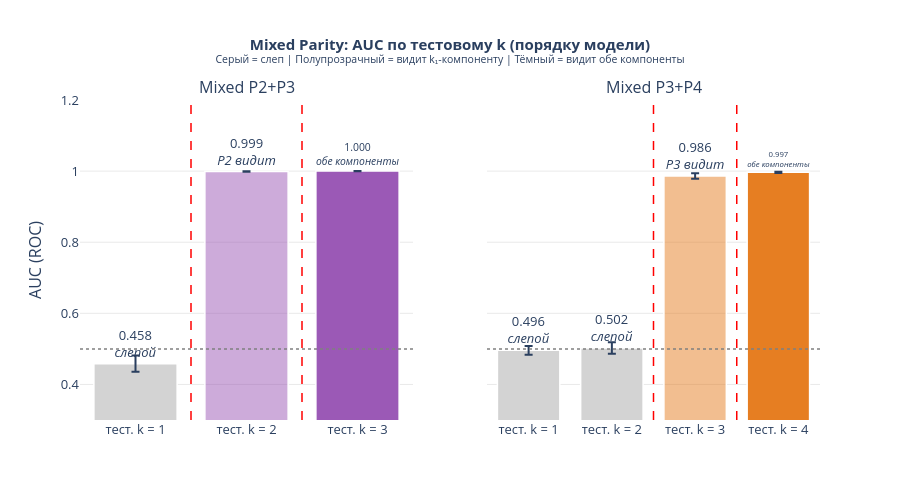

Source (notebook cell):
### Code cell
fig_mix = make_subplots(
    rows=1, cols=2,
    subplot_titles=[cfg["label"] for cfg in mixed_configs],
    shared_yaxes=True,
)

for col_idx, cfg in enumerate(mixed_configs, start=1):
    res = mixed_results[cfg["label"]]
    m_vals = cfg["m_values"]
    k1, k2 = cfg["k1"], cfg["k2"]

    means = [res[m]["auc_mean"] for m in m_vals]
    stds  = [res[m]["auc_std"]  for m in m_vals]

    def hex_to_rgba(hex_color, alpha=0.5):
        h = hex_color.lstrip("#")
        r, g, b = int(h[0:2], 16), int(h[2:4], 16), int(h[4:6], 16)
        return f"rgba({r},{g},{b},{alpha})"

    def bar_color(m):
        if m < k1:   return "lightgray"
        if m < k2:   return hex_to_rgba(cfg["color"], 0.5)
        return cfg["color"]

    # Раскраска: серый = слеп, светлый = k1 видит, тёмный = k1+k2 видят
    # def bar_color(m):
    #     if m < k1:   return "lightgray"
    #     if m < k2:   return cfg["color"] + "99"   # полупрозрачный
    #     return cfg["color"]

    bar_colors = [bar_color(m) for m in m_vals]

    # Аннотации
    annotations = []
    for m in m_vals:
        if m < k1:   ann = "слепой"
        elif m < k2: ann = f"P{k1} видит"
        else:        ann = "обе компоненты"
        annotations.append(ann)

    fig_mix.add_trace(
        go.Bar(
            x=[f"тест. k = {m}" for m in m_vals],
            y=means,
            error_y=dict(type="data", array=stds, visible=True),
            marker_color=bar_colors,
            marker_line_color="white",
            marker_line_width=1.5,
            text=[f"{v:.3f}<br><i>{a}</i>" for v, a in zip(means, annotations)],
            textposition="outside",
            name=cfg["label"],
            showlegend=False,
        ),
        row=1, col=col_idx,
    )
    fig_mix.add_hline(y=0.5, line_dash="dot", line_color="gray",
                      line_width=1.5, row=1, col=col_idx)

    # Вертикальные разделители по k1 и k2
    for k_thresh in [k1, k2]:
        idx = m_vals.index(k_thresh)
        fig_mix.add_vline(
            x=idx - 0.5,
            line_dash="dash", line_color="red", line_width=1.5,
            row=1, col=col_idx,
        )

fig_mix.update_layout(
    title=dict(
        text="<b>Mixed Parity: AUC по тестовому k (порядку модели)</b><br>"
             "<sup>Серый = слеп | Полупрозрачный = видит k₁-компоненту | Тёмный = видит обе компоненты</sup>",
        x=0.5, font_size=15,
    ),
    yaxis=dict(title="AUC (ROC)", range=[0.3, 1.20]),
    yaxis2=dict(range=[0.3, 1.20]),
    plot_bgcolor="white",
    height=500,
    bargap=0.25,
    font=dict(size=13),
)
fig_mix.update_xaxes(showgrid=False)
fig_mix.update_yaxes(showgrid=True, gridcolor="rgba(200,200,200,0.4)")
fig_mix.show()

### Figure 1 — Plotly figure (JSON) as saved in the notebook; plotly's stock layout.template omitted (floating-point values rounded to 4 significant figures)
{"data": [{"error_y": {"array": [0.02284, 0.0006974, 5.218e-05], "type": "data", "visible": true}, "marker": {"color": ["lightgray", "rgba(155,89,182,0.5)", "#9b59b6"], "line": {"color": "white", "width": 1.5}}, "name": "Mixed P2+P3", "showlegend": false, "text": ["0.458<br><i>слепой</i>", "0.999<br><i>P2 видит</i>", "1.000<br><i>обе компоненты</i>"], "textposition": "outside", "type": "bar", "x": ["тест. k = 1", "тест. k = 2", "тест. k = 3"], "xaxis": "x", "y": [0.4583, 0.9989, 1.0], "yaxis": "y"}, {"error_y": {"array": [0.01232, 0.01607, 0.007917, 0.001725], "type": "data", "visible": true}, "marker": {"color": ["lightgray", "lightgray", "rgba(230,126,34,0.5)", "#e67e22"], "line": {"color": "white", "width": 1.5}}, "name": "Mixed P3+P4", "showlegend": false, "text": ["0.496<br><i>слепой</i>", "0.502<br><i>слепой</i>", "0.986<br><i>P3 видит</i>", "0.997<br><i>обе компоненты</i>"], "textposition": "outside", "type": "bar", "x": ["тест. k = 1", "тест. k = 2", "тест. k = 3", "тест. k = 4"], "xaxis": "x2", "y": [0.496, 0.5023, 0.9863, 0.9965], "yaxis": "y2"}], "layout": {"annotations": [{"font": {"size": 16}, "showarrow": false, "text": "Mixed P2+P3", "x": 0.225, "xanchor": "center", "xref": "paper", "y": 1, "yanchor": "bottom", "yref": "paper"}, {"font": {"size": 16}, "showarrow": false, "text": "Mixed P3+P4", "x": 0.775, "xanchor": "center", "xref": "paper", "y": 1, "yanchor": "bottom", "yref": "paper"}], "bargap": 0.25, "font": {"size": 13}, "height": 500, "plot_bgcolor": "white", "shapes": [{"line": {"color": "gray", "dash": "dot", "width": 1.5}, "type": "line", "x0": 0, "x1": 1, "xref": "x domain", "y0": 0.5, "y1": 0.5, "yref": "y"}, {"line": {"color": "red", "dash": "dash", "width": 1.5}, "type": "line", "x0": 0.5, "x1": 0.5, "xref": "x", "y0": 0, "y1": 1, "yref": "y domain"}, {"line": {"color": "red", "dash": "dash", "width": 1.5}, "type": "line", "x0": 1.5, "x1": 1.5, "xref": "x", "y0": 0, "y1": 1, "yref": "y domain"}, {"line": {"color": "gray", "dash": "dot", "width": 1.5}, "type": "line", "x0": 0, "x1": 1, "xref": "x2 domain", "y0": 0.5, "y1": 0.5, "yref": "y2"}, {"line": {"color": "red", "dash": "dash", "width": 1.5}, "type": "line", "x0": 1.5, "x1": 1.5, "xref": "x2", "y0": 0, "y1": 1, "yref": "y2 domain"}, {"line": {"color": "red", "dash": "dash", "width": 1.5}, "type": "line", "x0": 2.5, "x1": 2.5, "xref": "x2", "y0": 0, "y1": 1, "yref": "y2 domain"}], "title": {"font": {"size": 15}, "text": "<b>Mixed Parity: AUC по тестовому k (порядку модели)</b><br><sup>Серый = слеп | Полупрозрачный = видит k₁-компоненту | Тёмный = видит обе компоненты</sup>", "x": 0.5}, "xaxis": {"anchor": "y", "domain": [0, 0.45], "showgrid": false}, "xaxis2": {"anchor": "y2", "domain": [0.55, 1], "showgrid": false}, "yaxis": {"anchor": "x", "domain": [0, 1], "gridcolor": "rgba(200,200,200,0.4)", "range": [0.3, 1.2], "showgrid": true, "title": {"text": "AUC (ROC)"}}, "yaxis2": {"anchor": "x2", "domain": [0, 1], "gridcolor": "rgba(200,200,200,0.4)", "matches": "y", "range": [0.3, 1.2], "showgrid": true, "showticklabels": false}}}
